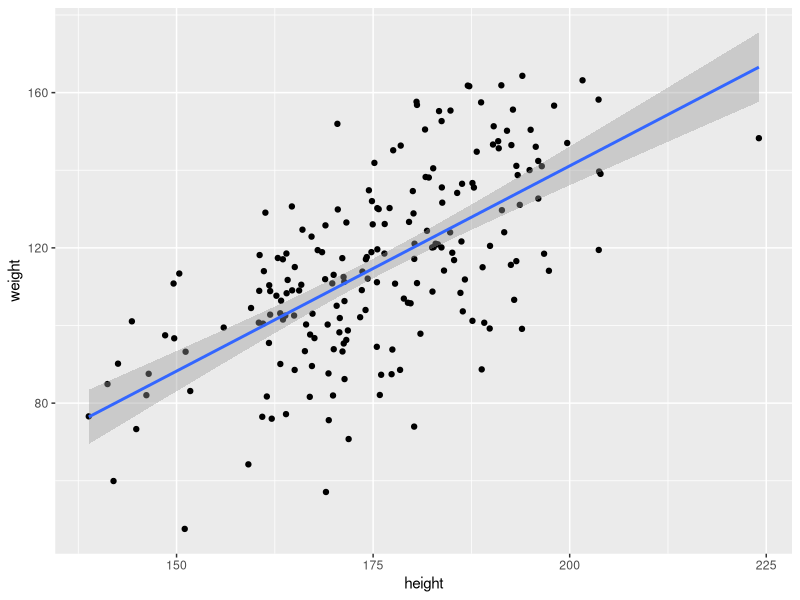
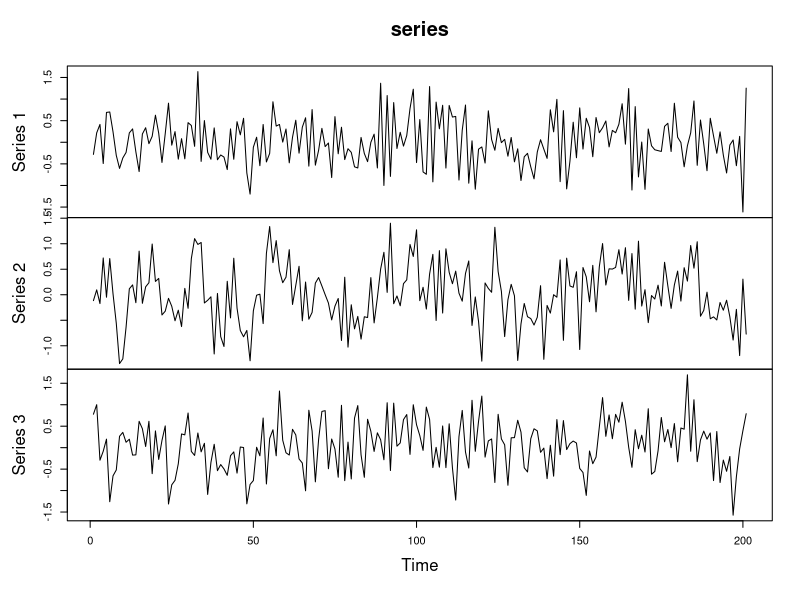
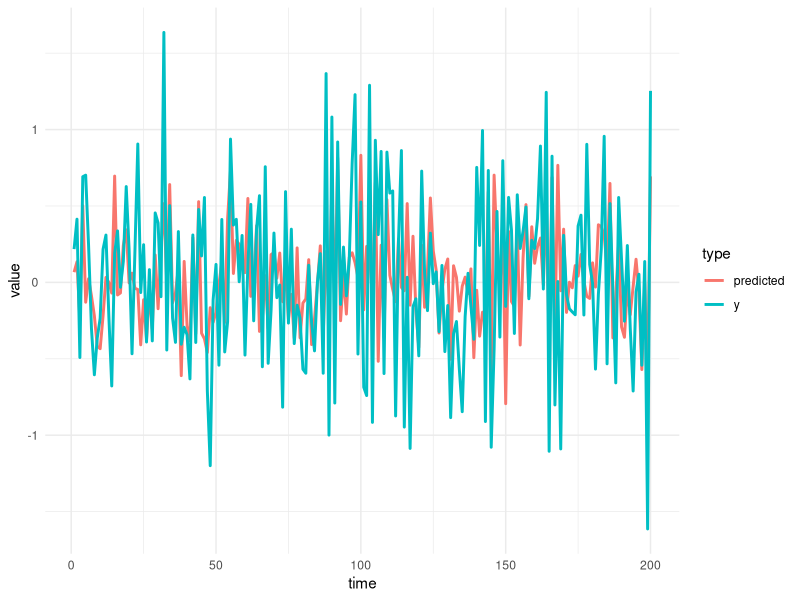

Generate these figures, in order, with R:
# Manual regression analysis

library(tidyverse)

height <- rnorm(200,175,sd = 15)
age = rnorm(200, 25, sd = 5)

weight <- height - 80 + 1.02 * (height)^0.01 * + 0.8*age + rnorm(200,0,sd = 15) * rnorm(200,1.1,sd = 0.2) 

df <- data.frame(height, age, weight)

ggplot(df, aes(height, weight)) +
  geom_point() +
  geom_smooth(method = "lm")

reg = lm(weight ~ height + age, data=df)

# Manually
X <- as.matrix(cbind(1,df$height, df$age))
y <- as.matrix(df$weight)

#  beta = ((X'X)^(-1))X'y
beta = solve(t(X) %*% X) %*% t(X) %*% y

# residuals
res = as.matrix(y - beta[1] - beta[2] * X[, 2] - beta[3] * X[, 3])

# define the number of observations (n) and the number of parameters (k)
n = nrow(df)
k = ncol(X)

# calculate the Variance-Covariance matrix (VCV)
#  VCV = (1/(n-k))res'res(X'X)^(-1)
VCV = 1 / (n - k) * as.numeric(t(res) %*% res) * solve(t(X) %*% X)

# calculate standard errors (se) of coefficients
se = sqrt(diag(VCV))

# calculate the p-values
p_value = rbind(2 * pt(abs(beta[1] / se[1]), df = n - k,
                       lower.tail = FALSE),
                2 * pt(abs(beta[2] / se[2]), df = n - k,
                       lower.tail = FALSE),
                2 * pt(abs(beta[3] / se[3]), df = n - k,
                       lower.tail = FALSE))

# combine all necessary information
output = as.data.frame(cbind(c("(Intercept)", "height", "age"),
                             beta, se, p_value))
names(output) <- c("Coefficients:", "Estimate",
                   "Std. Error", "Pr(>|t|)")

output
summary(reg)

# Nice, now the same for VAR-data

set.seed(123)

# Generate sample
t = 200 
k = 3 
p = 1 

# Generate coefficient matrices. Adjust these values in simulation
A = matrix(c(-.3, .6, -.4,
              .5, .3, .4,
              .2, .3, .1), k) # Coefficient matrix of lag 1

# Generate series
series = matrix(0, k, t + 2*p) # Raw series with zeros
for (i in (p + 1):(t + 2 * p)) {
  series[, i] <- A %*% series[, i - 1] + rnorm(k, 0, .5) # Generate series with e ~ N(0,0.5)
}

series <- ts(t(series[, -(1:p)])) # Convert to time series format
names <- c("V1", "V2", "V3") # Rename variables

plot.ts(series) # Plot the series



# Estimation. Similar to OLS 
# y = constant + current donors values (d) + all lagged values (a).

d = as.data.frame(series[,-1]) %>% # take 1:t or 2:(t+1)? System is singular for 1:t
  slice(2:(t+1)) %>%
  as.matrix()

a = dplyr::lag(as.data.frame(series)) %>% 
  slice(2:(t + 1)) %>%
  as.matrix()

X = as.matrix(cbind(1, d, a))
y = as.matrix(series[c(2:201),1])

df = data.frame(y, X[,-1])

var_sc = lm(y ~ ., data = df)
summary(var_sc)

df$predicted = var_sc$fitted.values

df_plot = df %>% 
  mutate(time = 1:n()) %>% 
  select(time, y, predicted) %>% 
  gather(type, value, y:predicted)

ggplot(df_plot) +
  aes(x = time, y = value, colour = type) +
  geom_line(size = 1) +
  scale_color_hue(direction = 1) +
  theme_minimal()

  




